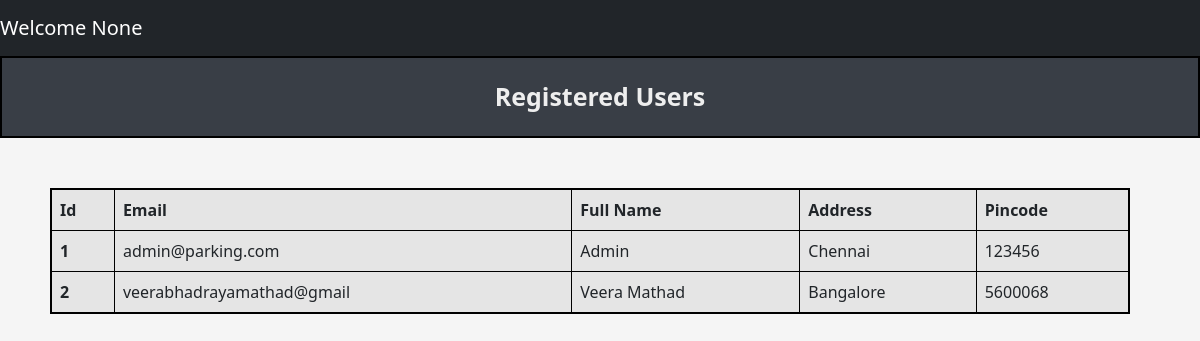
Before: /admin/users with the older database file.
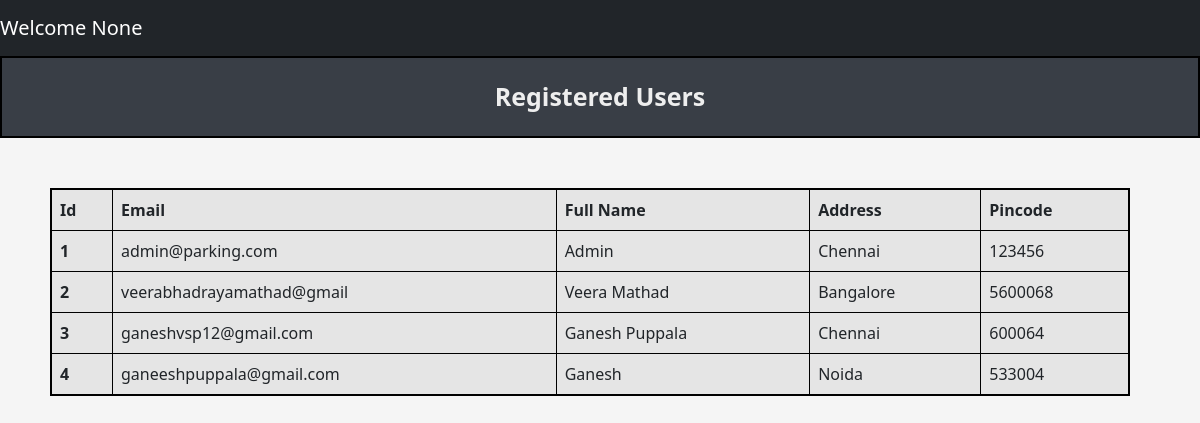
After: the same page with the newer database file.
### tables this page shows
CREATE TABLE Users (
            user_id INTEGER PRIMARY KEY AUTOINCREMENT,
            email Text NOT NULL UNIQUE,
            password Text NOT NULL,
            name Text NOT NULL,
            address Text NOT NULL,
            pincode Text NOT NULL,
            role Text DEFAULT 'user'
        );

### controllers/admin_controller.py (the view)
@admin.route('/admin/users', methods = ['GET','POST'])
def viewUsers():
    users_data = getUsersData()
    return render_template("admin/userslist.html",users_data = users_data)

### models/parking_lot.py (called while the page is built)
def getUsersData():
    connection = sqlite3.connect(DATABASE_PARKING)
    cur = connection.cursor()
    cur.execute('''
                    SELECT * FROM USERS
                ''')
    users_data = cur.fetchall()
    connection.commit()
    connection.close()
    return users_data

### templates/admin/userslist.html (shortened to what this page needs)
{% extends "navbar.html" %}
{% block content %}
    <div class="title"> Registered Users </div>
        <table class="table table-striped table-active table-responsive table-css table-bordered ">
            <thead>
                <tr>
                <th scope="col">Id</th>
                <th scope="col">Email</th>
                <th scope="col">Full Name</th>
                <th scope="col">Address</th>
                <th scope="col">Pincode</th>
                </tr>
            </thead>
            <tbody>
                {% for user in users_data %}
                    <tr>
                        <th scope="row">{{ user[0] }}</th>
                        <td>{{ user[1] }}</td>
                        <td>{{ user[3] }}</td>
                        <td>{{ user[4] }}</td>
                        <td>{{ user[5] }}</td>
                    </tr>
                {% endfor %}
            </tbody>
        </table>
{% endblock %}

### templates/navbar.html (shortened to what this page needs)
<!DOCTYPE html>
<html lang="en">
  <head>
    <link href="https://cdn.jsdelivr.net/npm/bootstrap@5.3.0/dist/css/bootstrap.min.css" rel="stylesheet">
    <link rel="stylesheet" href="{{ url_for('static', filename='css/style.css') }}">
</head>
<body>
  <nav class="navbar navbar-expand-lg navbar-dark bg-dark">
  <a class="navbar-brand" href="#">
    Welcome
    {{ session.get('name') }}</a>
</nav>
  {% block content %} {% endblock %}
</body>
</html>

### static/css/style.css (style rules this page uses)
body { background-color: #f5f5f5; justify-content: center; }
.title { background-color: #393E46; border: 2px solid black; text-align: center; padding: 20px; font-weight: bold; font-size: 25px; margin-bottom: 20px; color: #EEEEEE; }
.table-css { margin: 50px; justify-content: center; width: 90vw; border: 2px solid black; }

Changed rows visible on the page:
added Users: user_id "3", email "ganeshvsp12@gmail.com", name "Ganesh Puppala", address "Chennai", pincode "600064"
added Users: user_id "4", email "ganeeshpuppala@gmail.com", name "Ganesh", address "Noida", pincode "533004"
